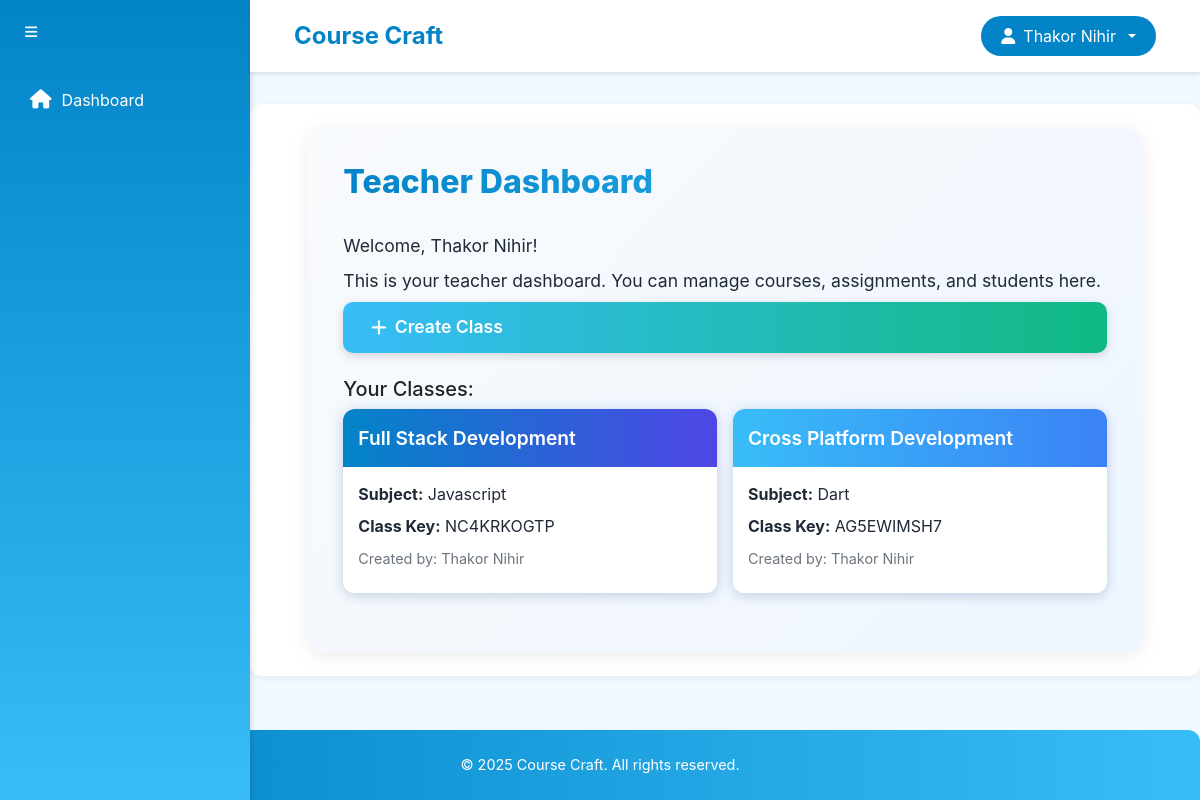
/teacher/dashboard/ (signed in), run on an earlier commit of the app's database.
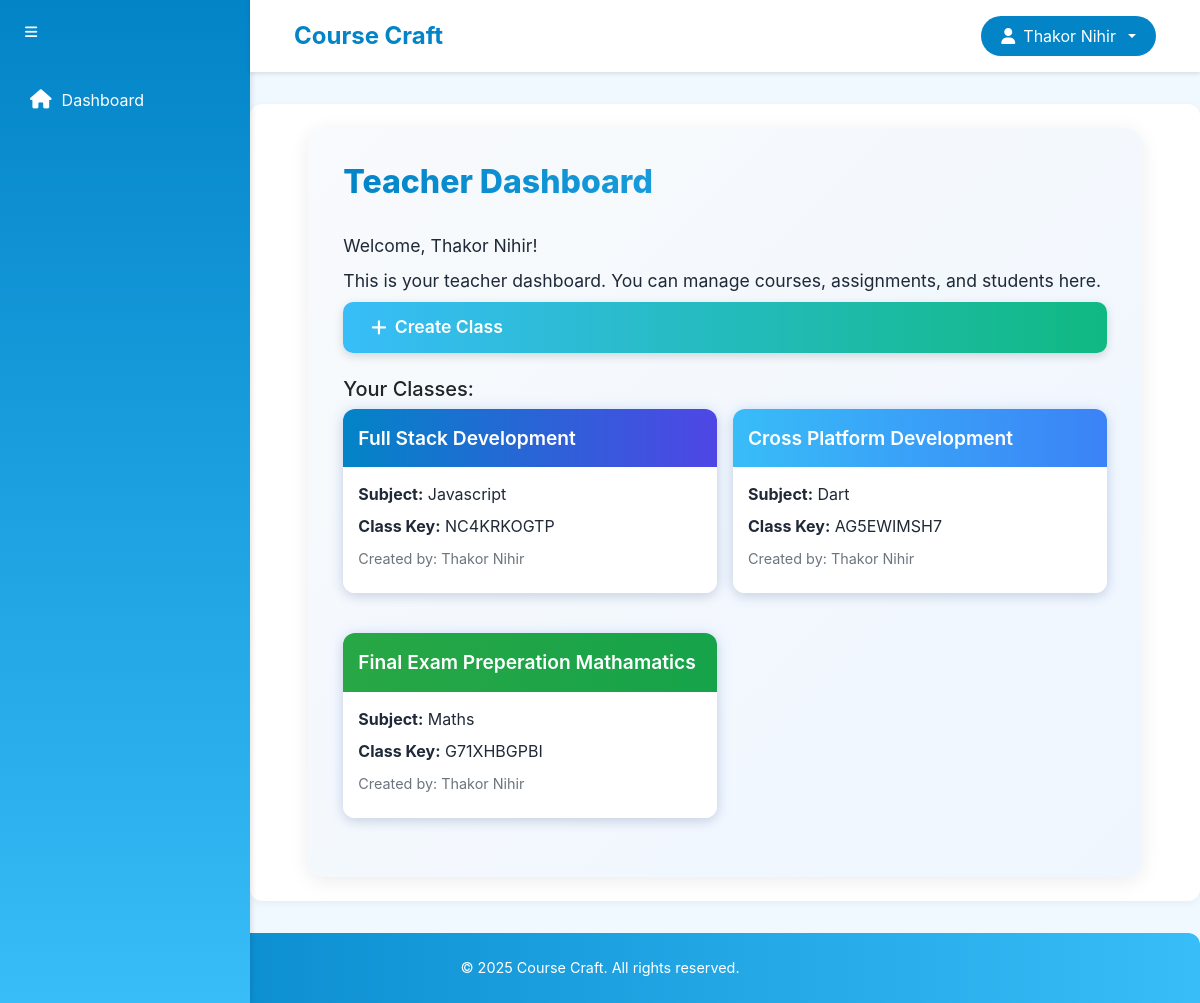
And on a later commit of the database.
### teacher/models.py (models this page shows, shortened)
class Classroom(models.Model):
    class_name = models.CharField(max_length=100)
    subject = models.CharField(max_length=100)
    class_key = models.CharField(max_length=10, unique=True)
    description = models.TextField(blank=True)
    teacher = models.ForeignKey(User, on_delete=models.CASCADE, related_name='classes')
    created_at = models.DateTimeField(auto_now_add=True)

### account/models.py (models this page shows, shortened)
class User(AbstractBaseUser, PermissionsMixin):
    username = models.CharField(max_length=150, unique=True)
    full_name = models.CharField(max_length=255)
    date_of_birth = models.DateField()
    email = models.EmailField(unique=True)
    is_teacher = models.IntegerField(default=0)  # 0 for student, 1 for teacher
    created_at = models.DateTimeField(default=timezone.now)
    is_active = models.BooleanField(default=True)
    is_staff = models.BooleanField(default=False)
    objects = UserManager()
    USERNAME_FIELD = 'username'
    REQUIRED_FIELDS = ['email', 'full_name', 'date_of_birth']

### teacher/views.py (the view)
# urls.py: path('dashboard/', views.dashboard, name='dashboard'),
@login_required
def dashboard(request):
    if not request.user.is_teacher:
        return redirect('student:dashboard')
    classes = request.user.classes.all()  # via related_name in model
    return render(request, 'teacher/dashboard.html', {'classes': classes})

### templates/teacher/dashboard.html (shortened to what this page needs)
{% extends 'teacher/base.html' %}
{% block content %}
<div class="dashboard-container">
    <h2 class="dashboard-header">Teacher Dashboard</h2>
    <p class="welcome-text">Welcome, {{ user.full_name }}!</p>
    <p class="welcome-text">This is your teacher dashboard. You can manage courses, assignments, and students here.</p>
    <a href="{% url 'teacher:create_class' %}" class="btn create-class-btn">
        <i class="fas fa-plus"></i> Create Class
    </a>
    <div class="mt-4">
        <h5>Your Classes:</h5>
        <div class="row row-cols-2 g-3">
            {% for class in classes %}
            <div class="col">
                <a href="{% url 'teacher:class_detail' class.id %}" class="class-card-link">
                    <div class="class-card">
                        <div class="class-card-header class-color-{% cycle '1' '2' '3' '4' '5' '6' %}">
                            {{ class.class_name }}
                        </div>
                        <div class="class-card-body">
                            <p><strong>Subject:</strong> {{ class.subject }}</p>
                            <p><strong>Class Key:</strong> {{ class.class_key }}</p>
                            <p><small>Created by: {{ class.teacher.full_name }}</small></p>
                        </div>
                    </div>
                </a>
            </div>
            {% empty %}
            <p class="text-muted">You haven't created any classes yet.</p>
            {% endfor %}
        </div>
    </div>
</div>
{% endblock %}

What changed in the data, as far as the page shows it:
added Classroom: class_name "Final Exam Preperation Mathamatics", subject "Maths", class_key "G71XHBGPBI", teacher.full_name "Thakor Nihir"
